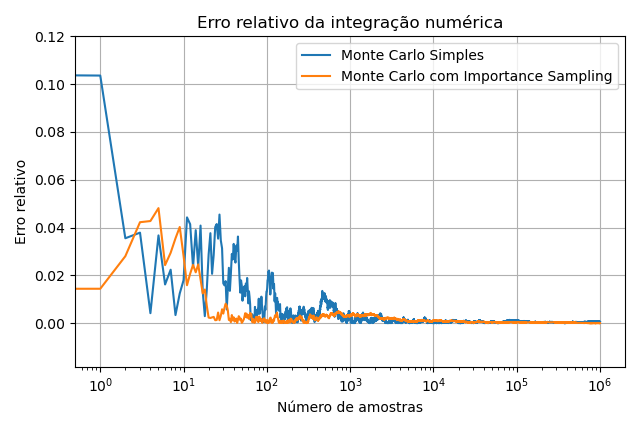

Source code (Python):
import numpy as np
import scipy.integrate as spi
import matplotlib.pyplot as plt

# Definindo a função a ser integrada
def g(x):
    return np.exp(-x**2)

def monte_carlo_integration(a, b, n):
    soma=0
    for i in range(n):
        x = np.random.uniform(a, b)
        y = g(x)
        soma += y
    return soma/n

def is_integration(a, b, n):
    A = 1/(1 - np.exp(-1))
    print(f"A: {A:.6f}")
    soma=0
    for i in range(n):
        U = np.random.uniform(a, b)
        x = np.log(A)-np.log(A-U)
        soma += g(x) * np.exp(x)
    return soma/(n*A)

def plot_function(n, I):
    A = 1/(1 - np.exp(-1))
    soma_mc=0
    soma_is=0
    erro_mc=[]
    erro_is=[]
    for i in range(n):
        # Gerando um número aleatório U entre 0 e 1 
        U = np.random.uniform(0, 1)
        # Calculando a integral pelo método de Monte Carlo
        x_mc = U
        soma_mc += g(x_mc)
        I_mc = soma_mc/(i+1)
        erro_mc.append(abs(I-I_mc)/I)
        # Calculando a integral pelo método de Monte Carlo com importance sampling
        x_is = np.log(A)-np.log(A-U)
        soma_is += g(x_is) * np.exp(x_is)
        I_is = soma_is/((i+1)*A)
        erro_is.append(abs(I-I_is)/I)

    # Plotando os erros relativos
    plt.plot(erro_mc, label='Monte Carlo Simples')
    plt.plot(erro_is, label='Monte Carlo com Importance Sampling')
    plt.xscale('log')
    plt.xlabel('Número de amostras')
    plt.ylabel('Erro relativo')
    plt.title('Erro relativo da integração numérica')
    plt.legend()
    plt.grid()
    plt.tight_layout()
    plt.show()



if __name__ == "__main__":
    # Calculando a integral pela Regra de Simpson
    n = int(1e6)
    x=np.linspace(0, 1, int(1e3))
    I = spi.simpson(g(x), x)
    print(f"Simpson: {I:.6f}")

    # Calculando a integral pelo Método de Monte Carlo
    n = int(1e3)
    I_mc = monte_carlo_integration(0, 1, n)
    print(f"Monte Carlo: {I_mc:.6f}")
    print(f"Erro relativo MC: {abs(I-I_mc)/I*100:.2f}\%")

    #Usando importance sampling
    n = int(1e3)
    I_is = is_integration(0, 1, n)
    print(f"Importance Sampling: {I_is:.6f}")
    print(f"Erro relativo IS: {abs(I-I_is)/I*100:.2f}\%")

    # Plotando os erros relativos
    n = int(1e6)
    plot_function(n, I)
